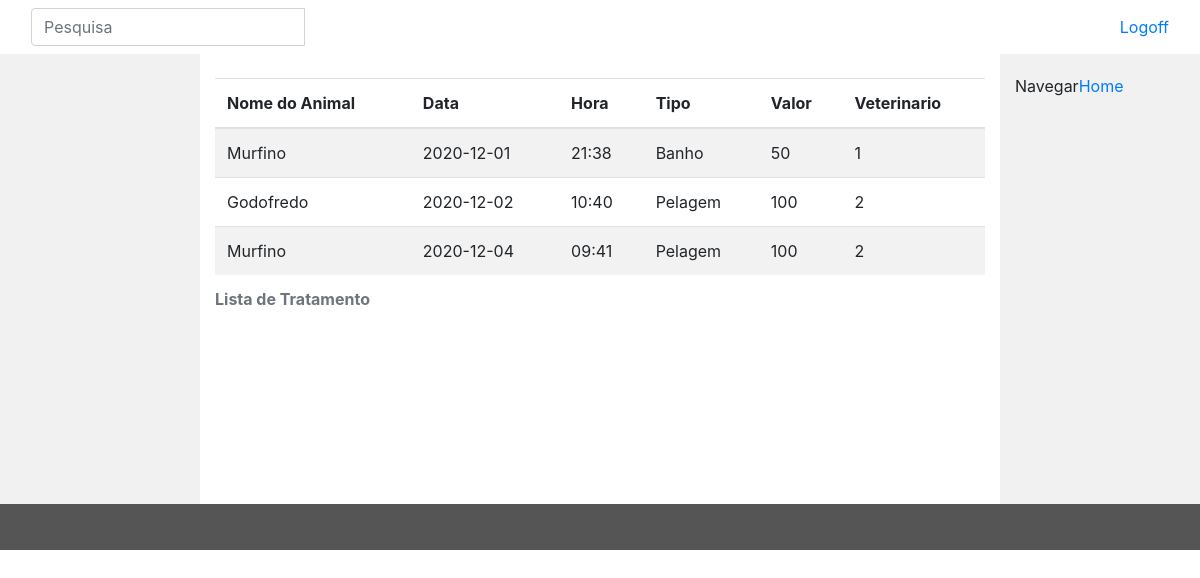
/TF_Clinicia/view/listar_tratamento.php, run on the app's committed database.
### tables this page shows
CREATE TABLE `tratamento` (
  `idtratamento` int(11) NOT NULL,
  `data_inicio` date NOT NULL DEFAULT current_timestamp(),
  `hora` varchar(10) NOT NULL,
  `idveterinario` int(11) NOT NULL,
  `idanimal` int(11) NOT NULL,
  `tipo` varchar(100) DEFAULT NULL,
  `valor` double NOT NULL
);

CREATE TABLE `animal` (
  `idanimal` int(11) NOT NULL,
  `nome` varchar(255) NOT NULL,
  `data_nascimento` date DEFAULT NULL,
  `sexo` varchar(1) NOT NULL,
  `idcliente` int(11) NOT NULL,
  `data_cadastro` datetime NOT NULL DEFAULT current_timestamp(),
  `idraca` int(11) NOT NULL
);

### TF_Clinicia/models/tratamento_model.php (called while the page is built, shortened)
<?php
    class Tratamento_model{
        function listar_tratamento($conn)
        {
            $sql   = "SELECT * FROM tratamento as t inner join animal as a on t.idanimal = a.idanimal";
            $resultado = $conn -> query($sql);
            return $resultado;
        }
    }
?>

### TF_Clinicia/view/listar_tratamento.php (the view, shortened to what this page needs)
<!DOCTYPE html>
<html lang="pt-br">
<head>
  <link href="css/bootstrap.min.css" rel="stylesheet">
  <link href="css/stilos.css" rel="stylesheet">
</head>
<body>
<nav class="navbar navbar-inverse ">
    <div class="container-fluid">
        <form class="navbar-form navbar-left " action="" method='POST'>
            <div class="input-group">
                <input type="text" name ="input_pesquisa" class="form-control" placeholder="Pesquisa">
                <div class="input-group-btn">
                    <button class="btn btn-default" type="submit">
                    </button>
                </div>
            </div>
        </form>
        <ul class="nav navbar-nav navbar-right">
            <li><a href="#"><span class="glyphicon glyphicon-log-out"></span> Logoff</a></li>
        </ul>
    </div>
</nav>
    <div class="container-fluid text-center">
        <div class="row content">
            <div class="col-sm-2 sidenav">
            </div>
            <div class="container col-sm-8 text-left">
                <?php
                    include "../conexao_bd.php";
                    include_once "../models/tratamento_model.php";
                    $tratamento_model = new Tratamento_model();
                    $resultado_busca = null;
                    if (isset($_POST['input_pesquisa']) AND isset( $_POST['radio_pesquisa'])){
                        $btn_radio = $_POST['radio_pesquisa'];
                        $pesquisa_dados = $_POST['input_pesquisa'];
                        if($btn_radio == "cpf"){
                            include_once "../controllers/cliente.php";
                            $cliente = new Cliente();
                            $cliente ->setCpf($pesquisa_dados);
                            $cpf = $cliente ->getCpf();
                        $resultado_busca = $animal_modal ->busca_tutor($cpf, $conn);
                        }elseif($btn_radio == "animal"){
                            include_once "../controllers/animal.php";
                            $animal = new Animal();
                            $animal ->setCodigo($pesquisa_dados);
                            $nome = $animal ->getCodigo();
                            $resultado_busca = $animal_modal ->busca_animal($nome, $conn);
                        }
                    }else{
                        $resultado_busca = $tratamento_model ->listar_tratamento($conn);
                    }
                    if ($resultado_busca ->num_rows > 0) {
                        echo"
                            <div class='table-responsive'>
                                <table class= 'table  table-striped table-hover '>
                                <caption><b>Lista de Tratamento</b></caption>
                                <br>
                                    <thead>
                                        <tr>
                                            <th>Nome do Animal</th>
                                            <th>Data</th>
                                            <th>Hora</th>
                                            <th>Tipo</th>
                                            <th>Valor</th>
                                            <th>Veterinario</th>
                                        </tr>
                                    </thead>
                                    <tbody>";
                                    while($linha = $resultado_busca ->fetch_assoc()){
                                        echo"
                                            <tr>
                                            <td>$linha[nome]</td>
                                            <td>$linha[data_inicio]</td>
                                            <td>$linha[hora]</td>
                                            <td>$linha[tipo]</td>
                                            <td>$linha[valor]</td>
                                            <td>$linha[idveterinario]</td>
                                            </tr>
                                        ";
                                    }
                        echo"
                                    </tbody>
                                </table>
                            </div>
                        ";
                    }
                ?>
            </div>
            <div class="col-sm-2 sidenav">
                <ul class="nav nav-list">
                        <li class="nav-header">Navegar</li>
                        <li class="active"><a href="index.php">Home</a></li>
                </ul>
            </div>
        </div>
        </div>
    <footer class="container-fluid text-center">
    </footer>
</body>
</html>

### TF_Clinicia/view/css/stilos.css (style rules this page uses)
.navbar { margin-bottom: 0; border-radius: 0; }
.row.content { height: 450px }
.sidenav { padding-top: 20px; background-color: #f1f1f1; height: 100%; }
footer { background-color: #555; color: white; padding: 15px; }

### data on the page
tratamento: idanimal.nome "Murfino", data_inicio "2020-12-01", hora "21:38", tipo "Banho", valor "50", idveterinario "1"
tratamento: idanimal.nome "Godofredo", data_inicio "2020-12-02", hora "10:40", tipo "Pelagem", valor "100", idveterinario "2"
tratamento: idanimal.nome "Murfino", data_inicio "2020-12-04", hora "09:41", tipo "Pelagem", valor "100", idveterinario "2"
